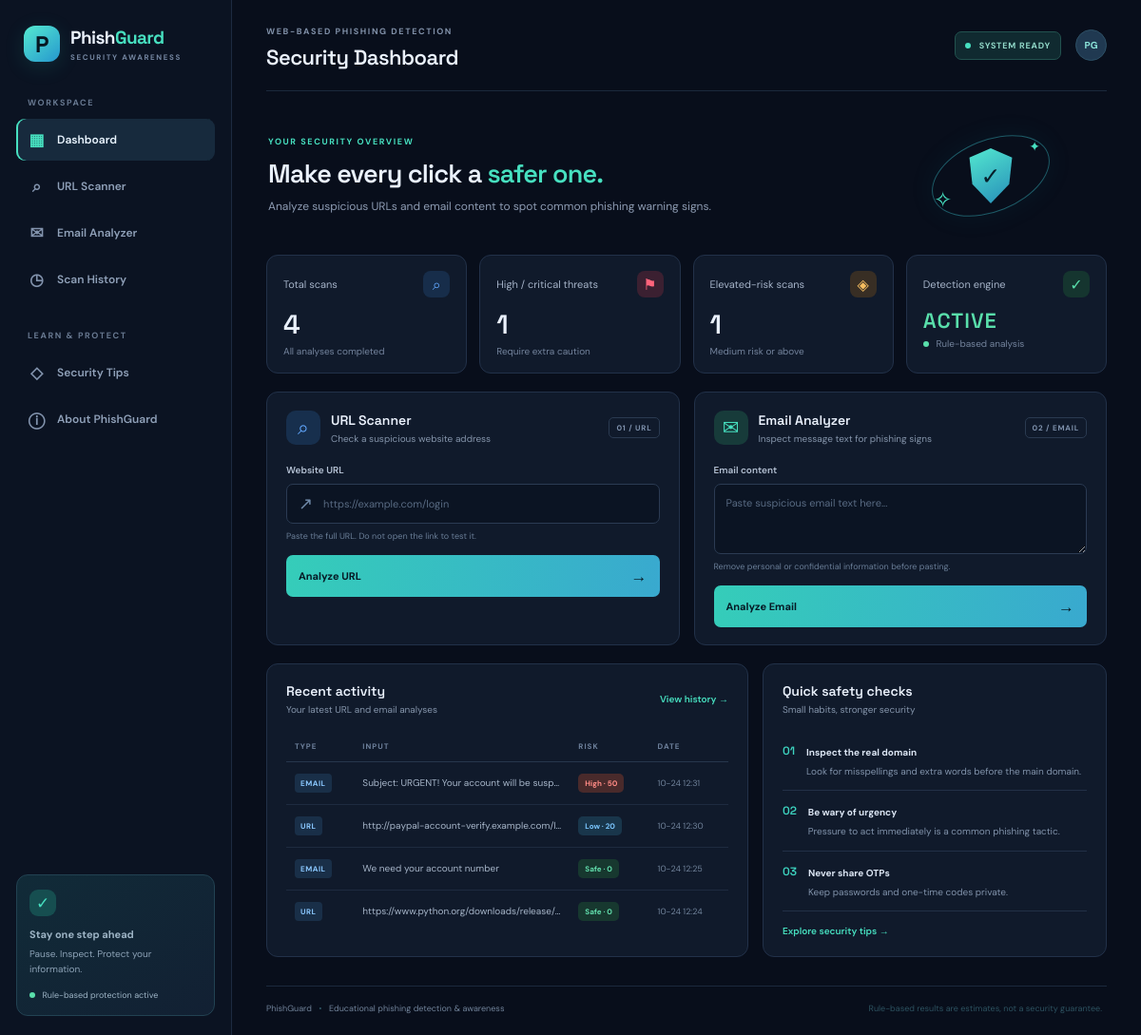
The page / on the database its author committed.
### tables this page shows
CREATE TABLE scans (
                id INTEGER PRIMARY KEY AUTOINCREMENT,
                scan_type TEXT NOT NULL,
                input_text TEXT NOT NULL,
                risk_score INTEGER NOT NULL,
                threat_level TEXT NOT NULL,
                indicators TEXT NOT NULL,
                scanned_at TEXT NOT NULL
            );

### app.py (the view)
@app.route("/")
def index():
    with get_db() as conn:
        total = conn.execute("SELECT COUNT(*) FROM scans").fetchone()[0]
        threats = conn.execute("SELECT COUNT(*) FROM scans WHERE threat_level IN ('High','Critical')").fetchone()[0]
        high_risk = conn.execute("SELECT COUNT(*) FROM scans WHERE threat_level IN ('Medium','High','Critical')").fetchone()[0]
        recent = conn.execute("SELECT * FROM scans ORDER BY id DESC LIMIT 5").fetchall()
    return render_template("index.html", total=total, threats=threats, high_risk=high_risk, recent=recent)

### app.py (called while the page is built)
def get_db():
    conn = sqlite3.connect(DB_PATH)
    conn.row_factory = sqlite3.Row
    return conn

### templates/index.html (shortened to what this page needs)
{% extends "base.html" %}
{% block content %}
<section class="welcome-row">
  <div><div class="eyebrow teal">YOUR SECURITY OVERVIEW</div><h2>Make every click a <span>safer one.</span></h2><p>Analyze suspicious URLs and email content to spot common phishing warning signs.</p></div>
  <div class="welcome-icon"><div class="orbit"></div><div class="big-shield">✓</div><span class="spark spark-one">✦</span><span class="spark spark-two">✧</span></div>
</section>
<section class="stats-grid">
  <div class="stat-card"><div class="stat-top"><span>Total scans</span><span class="stat-icon blue">⌕</span></div><div class="stat-number">{{ total }}</div><div class="stat-foot">All analyses completed</div></div>
  <div class="stat-card"><div class="stat-top"><span>High / critical threats</span><span class="stat-icon red">⚑</span></div><div class="stat-number">{{ threats }}</div><div class="stat-foot">Require extra caution</div></div>
  <div class="stat-card"><div class="stat-top"><span>Elevated-risk scans</span><span class="stat-icon amber">◈</span></div><div class="stat-number">{{ high_risk }}</div><div class="stat-foot">Medium risk or above</div></div>
  <div class="stat-card"><div class="stat-top"><span>Detection engine</span><span class="stat-icon green">✓</span></div><div class="stat-number engine-number">ACTIVE</div><div class="stat-foot"><span class="green-dot"></span> Rule-based analysis</div></div>
</section>
<section class="scanner-grid" id="scanner">
  <div class="panel scanner-panel">
    <div class="panel-heading"><div class="panel-icon">⌕</div><div><h3>URL Scanner</h3><p>Check a suspicious website address</p></div><span class="mini-tag">01 / URL</span></div>
    <form class="scan-form" data-scan-type="url">
      <label for="url-input">Website URL</label>
      <div class="input-wrap"><span>↗</span><input id="url-input" name="content" placeholder="https://example.com/login" autocomplete="off" required></div>
      <div class="input-hint">Paste the full URL. Do not open the link to test it.</div>
      <button class="primary-btn" type="submit">Analyze URL <span>→</span></button>
    </form>
  </div>
  <div class="panel scanner-panel" id="email-analyzer">
    <div class="panel-heading"><div class="panel-icon email-icon">✉</div><div><h3>Email Analyzer</h3><p>Inspect message text for phishing signs</p></div><span class="mini-tag">02 / EMAIL</span></div>
    <form class="scan-form" data-scan-type="email">
      <label for="email-input">Email content</label>
      <textarea id="email-input" name="content" rows="3" placeholder="Paste suspicious email text here..." required></textarea>
      <div class="input-hint">Remove personal or confidential information before pasting.</div>
      <button class="primary-btn" type="submit">Analyze Email <span>→</span></button>
    </form>
  </div>
</section>
<section class="lower-grid">
  <div class="panel recent-panel">
    <div class="panel-heading simple-heading"><div><h3>Recent activity</h3><p>Your latest URL and email analyses</p></div><a class="text-link" href="/history">View history →</a></div>
    {% if recent %}
    <div class="table-wrap"><table><thead><tr><th>TYPE</th><th>INPUT</th><th>RISK</th><th>DATE</th></tr></thead><tbody>
    {% for scan in recent %}<tr><td><span class="type-chip">{{ 'URL' if scan['scan_type'] == 'url' else 'EMAIL' }}</span></td><td class="input-cell">{{ scan['input_text'][:42] }}{% if scan['input_text']|length > 42 %}…{% endif %}</td><td><span class="risk-badge {{ scan['threat_level']|lower }}">{{ scan['threat_level'] }} · {{ scan['risk_score'] }}</span></td><td class="date-cell">{{ scan['scanned_at'][5:16] }}</td></tr>{% endfor %}
    </tbody></table></div>
    {% else %}<div class="empty-state"><div>⌕</div><strong>No scans yet</strong><p>Run your first URL or email analysis above to see activity here.</p></div>{% endif %}
  </div>
  <div class="panel tips-panel"><div class="panel-heading simple-heading"><div><h3>Quick safety checks</h3><p>Small habits, stronger security</p></div></div>
    <div class="tip-item"><span class="tip-number">01</span><div><strong>Inspect the real domain</strong><p>Look for misspellings and extra words before the main domain.</p></div></div>
    <div class="tip-item"><span class="tip-number">02</span><div><strong>Be wary of urgency</strong><p>Pressure to act immediately is a common phishing tactic.</p></div></div>
    <div class="tip-item"><span class="tip-number">03</span><div><strong>Never share OTPs</strong><p>Keep passwords and one-time codes private.</p></div></div>
    <a class="text-link tips-link" href="/awareness">Explore security tips →</a>
  </div>
</section>
{% endblock %}

### templates/base.html (shortened to what this page needs)
<!doctype html>
<html lang="en">
<head>
  <link rel="stylesheet" href="{{ url_for('static', filename='style.css') }}">
</head>
<body>
  <div class="app-shell">
    <aside class="sidebar">
      <a class="brand" href="/"><span class="brand-mark">P</span><span>Phish<span class="brand-accent">Guard</span><small>SECURITY AWARENESS</small></span></a>
      <div class="nav-label">WORKSPACE</div>
      <nav>
        <a class="{% if request.path == '/' %}active{% endif %}" href="/"><span>▦</span> Dashboard</a>
        <a href="/#scanner"><span>⌕</span> URL Scanner</a>
        <a href="/#email-analyzer"><span>✉</span> Email Analyzer</a>
        <a class="{% if request.path == '/history' %}active{% endif %}" href="/history"><span>◷</span> Scan History</a>
      </nav>
      <div class="nav-label learn-label">LEARN & PROTECT</div>
      <nav>
        <a class="{% if request.path == '/awareness' %}active{% endif %}" href="/awareness"><span>◇</span> Security Tips</a>
        <a class="{% if request.path == '/about' %}active{% endif %}" href="/about"><span>ⓘ</span> About PhishGuard</a>
      </nav>
      <div class="sidebar-bottom">
        <div class="shield-mini">✓</div>
        <strong>Stay one step ahead</strong>
        <p>Pause. Inspect. Protect your information.</p>
        <span class="online-dot"></span> Rule-based protection active
      </div>
    </aside>
    <main class="main-area">
      <header class="topbar">
        <div><span class="eyebrow">WEB-BASED PHISHING DETECTION</span><h1>{% block page_heading %}Security Dashboard{% endblock %}</h1></div>
        <div class="topbar-right"><span class="status-pill"><i></i> SYSTEM READY</span><div class="avatar">PG</div></div>
      </header>
      {% block content %}{% endblock %}
      <footer>PhishGuard <span>•</span> Educational phishing detection & awareness <span class="footer-note">Rule-based results are estimates, not a security guarantee.</span></footer>
    </main>
  </div>
</body>
</html>

### rows shown on the page
scans: scan_type "EMAIL", input_text "Subject: URGENT! Your account will be susp", threat_level "High", risk_score "50", scanned_at "10-24 12:31"
scans: scan_type "URL", input_text "http://paypal-account-verify.example.com/l", threat_level "Low", risk_score "20", scanned_at "10-24 12:30"
scans: scan_type "EMAIL", input_text "We need your account number", threat_level "Safe", risk_score "0", scanned_at "10-24 12:25"
scans: scan_type "URL", input_text "https://www.python.org/downloads/release/…", threat_level "Safe", risk_score "0", scanned_at "10-24 12:24"

### other values the page prints
{{ total }} "4"
{{ threats }} "1"
{{ high_risk }} "1"
